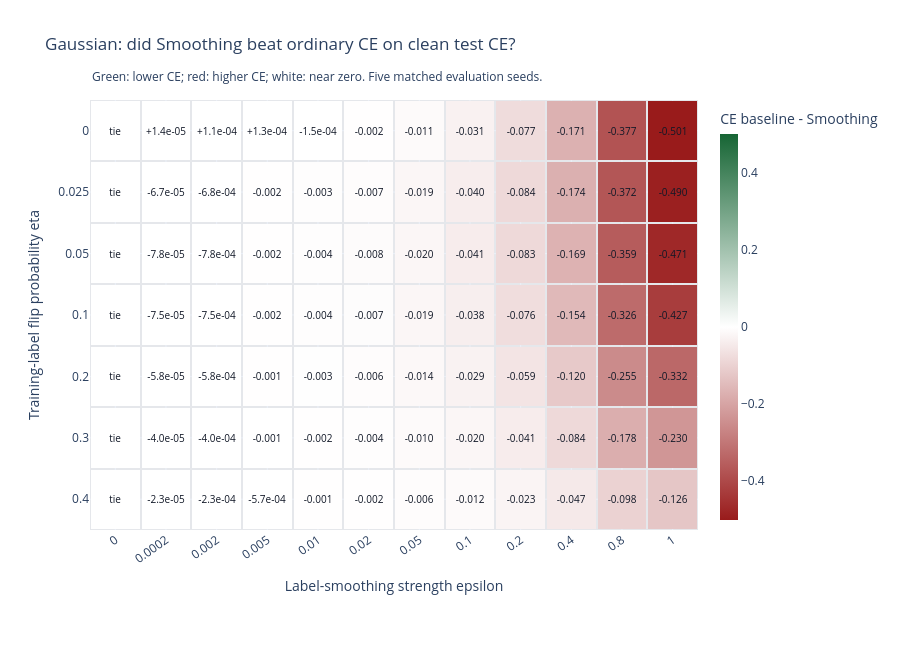

Notebook cell for this chart:
### Markdown cell above
## 6. Eta versus epsilon: red-white-green comparison grid

- **Green:** positive gain; smoothing lowers ordinary clean test CE.
- **Red:** negative gain; smoothing increases ordinary clean test CE.
- **White:** zero or very small absolute change. Numerical ties are mapped exactly to zero.
- **Saturation:** absolute gain magnitude on one symmetric linear scale centered at zero.
- **Missing:** a cell without all five valid paired seeds is left blank.

Every tested pair occupies an equal-size categorical bin. Cell labels and hover preserve the actual signed mean gain; hover also shows both losses, relative change, paired variation, seed wins, and selected learning rates.

The numerical win rule remains mean gain > 0.000001. Very small observed wins can look almost white because they are small on the common loss scale. The zero-epsilon control is white.

### Code cell
by_cell = {(r["eta"], r["epsilon"]): r for r in cell_records}
color_grid, text_grid, hover_grid = [], [], []
for eta in ETAS:
    colors, texts, details = [], [], []
    for epsilon in EPSILONS:
        record = by_cell[(eta, epsilon)]
        if not record["complete"]:
            colors.append(None)
            texts.append("missing")
            details.append([eta, epsilon, None, None, None, None, None, None, None, None, None])
            continue
        gain = record["gain_mean"]
        # Keep zero and numerical ties white; use actual signed gains elsewhere.
        color_gain = 0.0 if abs(gain) <= WIN_ATOL else gain
        colors.append(color_gain)
        texts.append("tie" if abs(gain) <= WIN_ATOL else f"{gain:+.3f}" if abs(gain) >= 0.001 else f"{gain:+.1e}")
        details.append([
            eta, epsilon, record["baseline_test_ce_mean"], record["smoothing_test_ce_mean"],
            gain, record["relative_gain_percent"], record["gain_std"],
            record["seed_wins"], record["paired_seeds"], record["baseline_lr"], record["smoothing_lr"],
        ])
    color_grid.append(colors)
    text_grid.append(texts)
    hover_grid.append(details)

color_limit = max([abs(v) for row in color_grid for v in row if v is not None] + [WIN_ATOL])
colorscale = [
    [0.0, "#991b1b"],
    [0.5, "#ffffff"],
    [1.0, "#166534"],
]
fig = go.Figure(go.Heatmap(
    x=[f"{epsilon:g}" for epsilon in EPSILONS],
    y=[f"{eta:g}" for eta in ETAS],
    z=color_grid, zmin=-color_limit, zmax=color_limit,
    colorscale=colorscale,
    text=text_grid, texttemplate="%{text}", textfont=dict(size=10, color="#111827"),
    customdata=hover_grid, xgap=2, ygap=2, hoverongaps=False,
    colorbar=dict(title="CE baseline - Smoothing", thickness=18),
    hovertemplate=(
        "eta=%{customdata[0]}<br>epsilon=%{customdata[1]}"
        "<br>Mean baseline test CE=%{customdata[2]:.8f}"
        "<br>Mean Smoothing test CE=%{customdata[3]:.8f}"
        "<br>Mean paired gain=%{customdata[4]:+.8f}"
        "<br>Relative CE reduction=%{customdata[5]:+.4f}%"
        "<br>Paired gain sample SD=%{customdata[6]:.8f}"
        "<br>Seed wins=%{customdata[7]}/%{customdata[8]}"
        "<br>Selected baseline lr=%{customdata[9]}"
        "<br>Selected Smoothing lr=%{customdata[10]}"
        "<extra></extra>"
    ),
))
fig.update_xaxes(title_text="Label-smoothing strength epsilon", type="category", tickangle=-35, side="bottom")
fig.update_yaxes(title_text="Training-label flip probability eta", type="category", autorange="reversed")
fig.update_layout(
    title="Gaussian: did Smoothing beat ordinary CE on clean test CE?",
    height=650, margin=dict(l=90, r=180, t=100, b=120),
    plot_bgcolor="#e5e7eb",
    annotations=[dict(
        x=0, y=1.08, xref="paper", yref="paper", showarrow=False, xanchor="left",
        text="Green: lower CE; red: higher CE; white: near zero. Five matched evaluation seeds.",
    )],
)
fig.show(config={"displaylogo": False, "responsive": True})
fig.write_html(RUN_DIR / "eta_epsilon_heatmap.html", include_plotlyjs=True, full_html=True)

### Figure 1 — Plotly figure (JSON) as saved in the notebook; plotly's stock layout.template omitted (floating-point values rounded to 4 significant figures; data arrays with more than 128 entries replaced by an {"elided": "..."} marker saying what was removed)
{"data": [{"colorbar": {"thickness": 18, "title": {"text": "CE baseline - Smoothing"}}, "colorscale": [[0.0, "#991b1b"], [0.5, "#ffffff"], [1.0, "#166534"]], "customdata": {"elided": "7x12x11 float values"}, "hoverongaps": false, "hovertemplate": "eta=%{customdata[0]}<br>epsilon=%{customdata[1]}<br>Mean baseline test CE=%{customdata[2]:.8f}<br>Mean Smoothing test CE=%{customdata[3]:.8f}<br>Mean paired gain=%{customdata[4]:+.8f}<br>Relative CE reduction=%{customdata[5]:+.4f}%<br>Paired gain sample SD=%{customdata[6]:.8f}<br>Seed wins=%{customdata[7]}/%{customdata[8]}<br>Selected baseline lr=%{customdata[9]}<br>Selected Smoothing lr=%{customdata[10]}<extra></extra>", "text": [["tie", "+1.4e-05", "+1.1e-04", "+1.3e-04", "-1.5e-04", "-0.002", "-0.011", "-0.031", "-0.077", "-0.171", "-0.377", "-0.501"], ["tie", "-6.7e-05", "-6.8e-04", "-0.002", "-0.003", "-0.007", "-0.019", "-0.040", "-0.084", "-0.174", "-0.372", "-0.490"], ["tie", "-7.8e-05", "-7.8e-04", "-0.002", "-0.004", "-0.008", "-0.020", "-0.041", "-0.083", "-0.169", "-0.359", "-0.471"], ["tie", "-7.5e-05", "-7.5e-04", "-0.002", "-0.004", "-0.007", "-0.019", "-0.038", "-0.076", "-0.154", "-0.326", "-0.427"], ["tie", "-5.8e-05", "-5.8e-04", "-0.001", "-0.003", "-0.006", "-0.014", "-0.029", "-0.059", "-0.120", "-0.255", "-0.332"], ["tie", "-4.0e-05", "-4.0e-04", "-0.001", "-0.002", "-0.004", "-0.010", "-0.020", "-0.041", "-0.084", "-0.178", "-0.230"], ["tie", "-2.3e-05", "-2.3e-04", "-5.7e-04", "-0.001", "-0.002", "-0.006", "-0.012", "-0.023", "-0.047", "-0.098", "-0.126"]], "textfont": {"color": "#111827", "size": 10}, "texttemplate": "%{text}", "type": "heatmap", "x": ["0", "0.0002", "0.002", "0.005", "0.01", "0.02", "0.05", "0.1", "0.2", "0.4", "0.8", "1"], "xgap": 2, "y": ["0", "0.025", "0.05", "0.1", "0.2", "0.3", "0.4"], "ygap": 2, "z": [[0.0, 1.425e-05, 0.0001081, 0.0001336, -0.0001482, -0.001681, -0.01066, -0.03105, -0.07655, -0.171, -0.3773, -0.5011], [0.0, -6.727e-05, -0.0006778, -0.001714, -0.003489, -0.007188, -0.01908, -0.04024, -0.0842, -0.1744, -0.3722, -0.4903], [0.0, -7.774e-05, -0.0007785, -0.001951, -0.003917, -0.007888, -0.02003, -0.04072, -0.08286, -0.1691, -0.3587, -0.4714], [0.0, -7.453e-05, -0.0007454, -0.001864, -0.00373, -0.007467, -0.01872, -0.03756, -0.0756, -0.1536, -0.3256, -0.4268], [0.0, -5.758e-05, -0.000576, -0.00144, -0.002882, -0.005768, -0.01445, -0.02903, -0.05857, -0.1197, -0.2546, -0.332], [0.0, -4.037e-05, -0.0004039, -0.00101, -0.002021, -0.004045, -0.01014, -0.02038, -0.04118, -0.08423, -0.1779, -0.2298], [0.0, -2.288e-05, -0.0002291, -0.0005729, -0.001146, -0.002294, -0.00575, -0.01155, -0.02329, -0.04739, -0.09847, -0.1257]], "zmax": 0.5011, "zmin": -0.5011}], "layout": {"annotations": [{"showarrow": false, "text": "Green: lower CE; red: higher CE; white: near zero. Five matched evaluation seeds.", "x": 0, "xanchor": "left", "xref": "paper", "y": 1.08, "yref": "paper"}], "height": 650, "margin": {"b": 120, "l": 90, "r": 180, "t": 100}, "plot_bgcolor": "#e5e7eb", "title": {"text": "Gaussian: did Smoothing beat ordinary CE on clean test CE?"}, "xaxis": {"side": "bottom", "tickangle": -35, "title": {"text": "Label-smoothing strength epsilon"}, "type": "category"}, "yaxis": {"autorange": "reversed", "title": {"text": "Training-label flip probability eta"}, "type": "category"}}}
